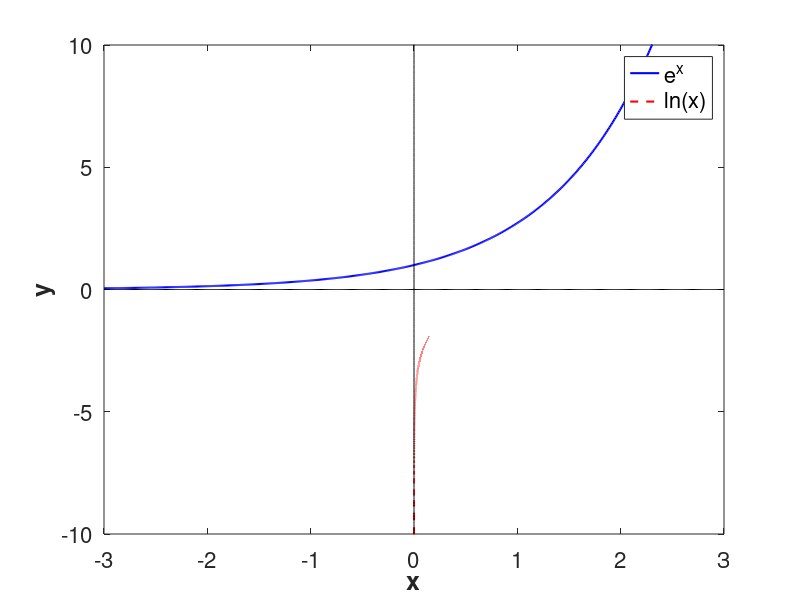

Here is the MATLAB script that generated this plot:
clear all; clc; close all; 

set(0,'defaultaxesfontsize',16);

xa=-3:0.01:3;
xb=0:0.00001:3;
y=-10:0.1:20;

y1=exp(xa);
y2=log(xb);

figure(1)
plot(xa,y1,'b-','linewidth',1.5)
hold on
plot(xb,y2,'r--','linewidth',1.5)
plot(xa,zeros(size(xa)),'k-','linewidth',0.2)
plot(zeros(size(y)),y,'k-','linewidth',0.2)
hold off
legend('e^x','ln(x)','FontSize',16)
ylim([-10 10])
xlabel('x','FontSize',18,'FontWeight','bold')
ylabel('y','FontSize',18,'FontWeight','bold')

